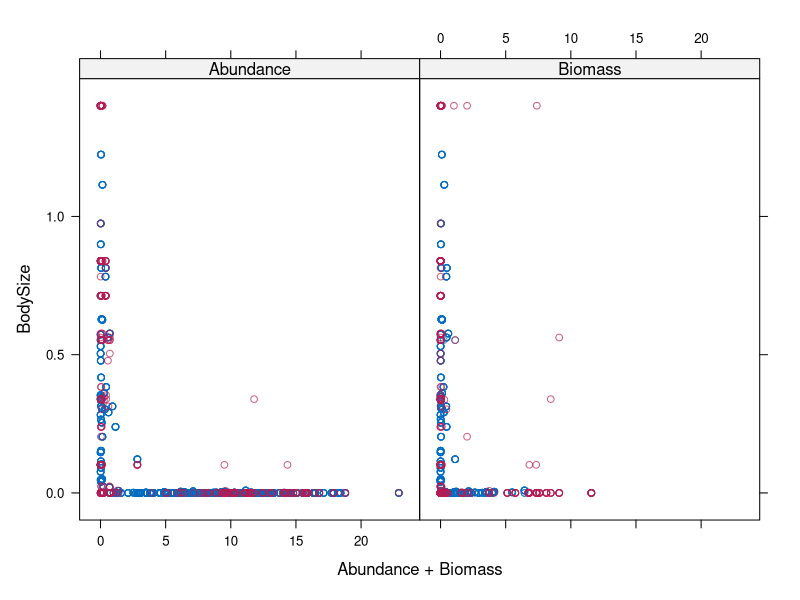
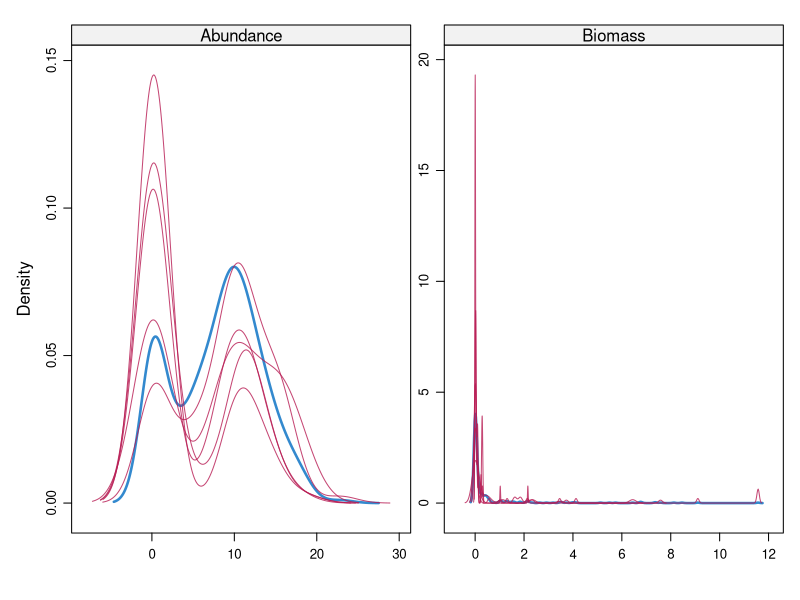
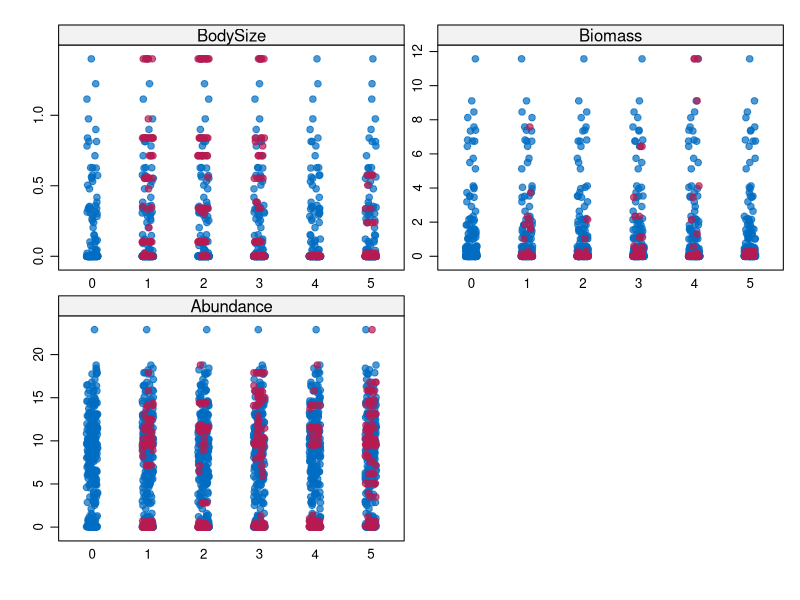
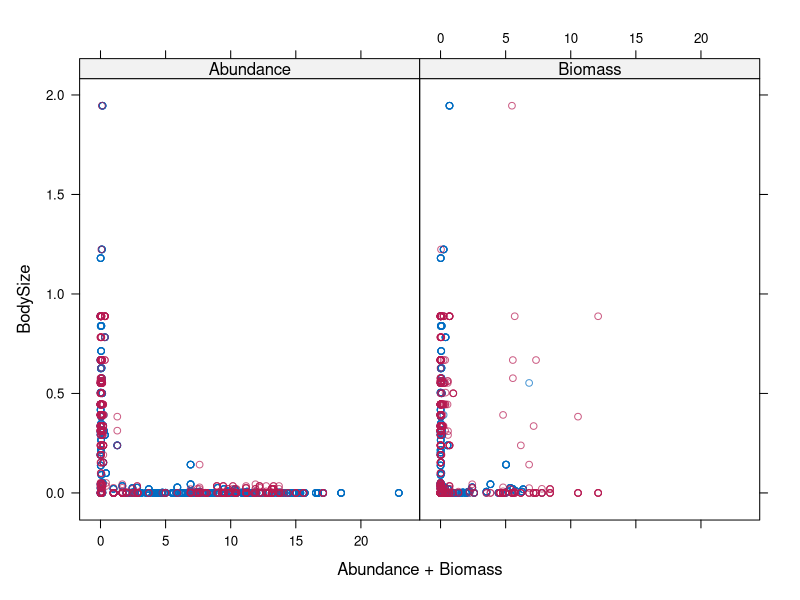
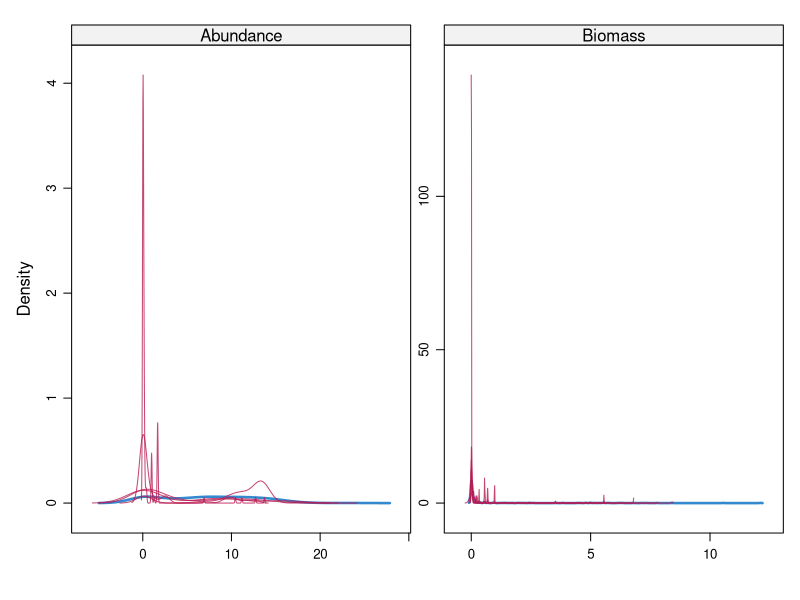
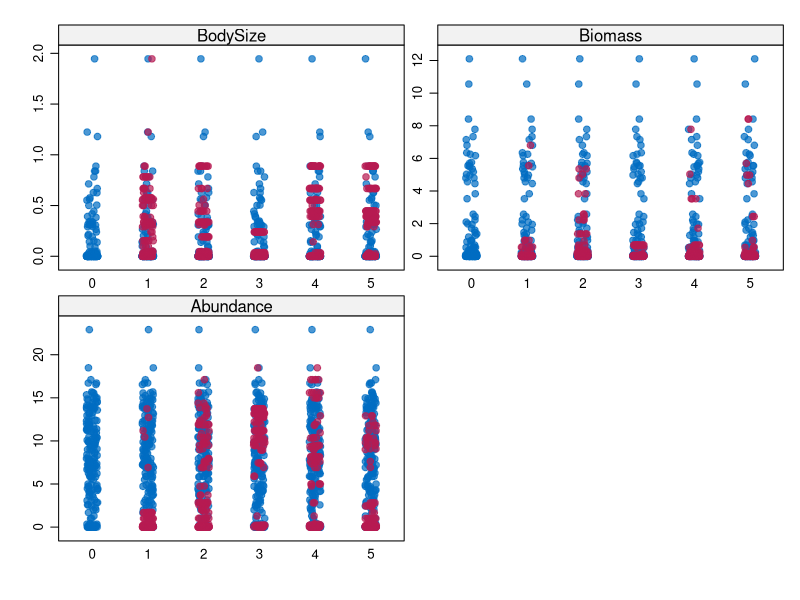
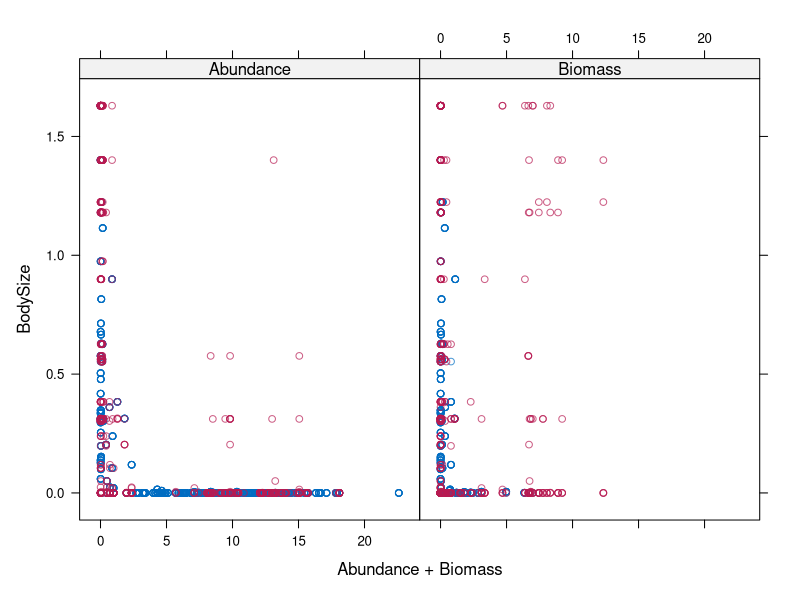
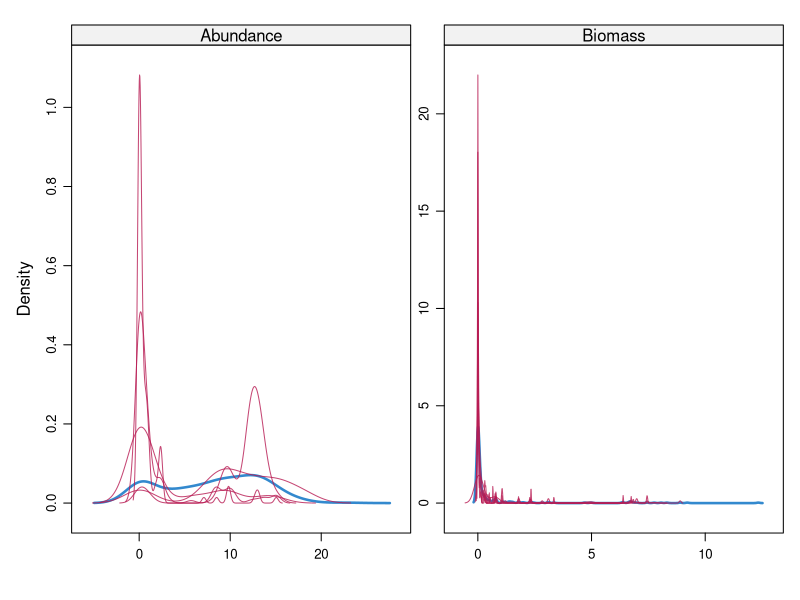

Recreate these plots in R, in order.
# Script for Parasite list
library(tidyverse)
library(VIM)
library(gdata)

# set enviro
rm(list=ls())
set.seed(12)

# Read
bsq <- read.csv("data/interactionwebdb/Carpinteria/BSQweb_Nodes.csv")
csm <- read.csv("data/interactionwebdb/Carpinteria/CSMweb_Nodes.csv")
epb <- read.csv("data/interactionwebdb/Carpinteria/EPBweb_Nodes.csv")

bsq_wrk <- 
  bsq %>% # dplyr::select and rename some variables
  dplyr::select(WorkingName, FunctionalGroup = ConsumerStrategy.stage., Resolution, BodySize = BodySize.g., 
         Biomass = Biomass.kg.ha., Abundance = Abundance.no..ha., 
           Kingdom:SpecificEpithet) %>% 
  mutate(BodySize = BodySize / 1000) # change BodySize from g to Kg

# ## only 50% of data is complete for impute...
# bsq_plot <- aggr(bsq_wrk[,4:6], col=c('navyblue','red'), 
#                  numbers=TRUE, sortVars=TRUE, labels=names(bsq_wrk[, 4:6]), 
#                  cex.axis=.7, gap=3, ylab=c("Histogram of missing data for BSQ nodes original data","Pattern"))

bsq_new <- 
  bsq_wrk %>% 
## if BodySize = NA & if Biomass & Abundance != NA then BodySize = Biomass/Abundance - else do nothing
mutate(BodySizeNew = case_when(!is.na(Abundance & Biomass) ~ Biomass / Abundance),
## if Abundance = NA and BodySize & Biomass != NA then Abundance = Biomass/BodySize - else do nothing
      AbundanceNew = case_when(!is.na(BodySize & Biomass) ~ Biomass / BodySize),
## if Biomass = NA and BodySize & Abundance != NA then Biomass = Abundance * BodySize - else do nothing
      BiomassNew = case_when(!is.na(Abundance & BodySize) ~ Abundance * BodySize)) %>% 
## join the columns of new and old together use coalesce() -- Biomass + BiomassNew...
## this selects the original value first so only values that are missing from original dataset and then computed are selected  
mutate(BodySize_Work = coalesce(BodySize, BodySizeNew),
       Biomass_Work = coalesce(Biomass, BiomassNew),
       Abundance_Work = coalesce(Abundance, AbundanceNew)) %>% 
## now dplyr::select and rename the new working colums to replace the old incomplete data set
dplyr::select(WorkingName, FunctionalGroup, Resolution, BodySize = BodySize_Work, 
       Biomass = Biomass_Work, Abundance = Abundance_Work, 
       Kingdom:SpecificEpithet)

# ## 75% of data is now complete for imputation...
# bsq_new_plot <- aggr(bsq_new[,4:6], col=c('navyblue','red'),
#                  numbers=TRUE, sortVars=TRUE, labels=names(bsq_new[, 4:6]),
#                  cex.axis=.7, gap=3, ylab=c("Histogram of missing data for BSQ nodes new data","Pattern"))

###################

csm_wrk <- 
  csm %>% # dplyr::select and rename some variables
  dplyr::select(WorkingName, FunctionalGroup = ConsumerStrategy.stage., Resolution, BodySize = BodySize.g., 
         Biomass = Biomass.kg.ha., Abundance = Abundance.no..ha., 
         Kingdom:SpecificEpithet) %>% 
  mutate(BodySize = BodySize / 1000) # change BodySize from g to Kg

# ## only 49% of data is complete for impute...
# csm_plot <- aggr(csm_wrk[,4:6], col=c('navyblue','red'), 
#                  numbers=TRUE, sortVars=TRUE, labels=names(csm_wrk[, 4:6]), 
#                  cex.axis=.7, gap=3, ylab=c("Histogram of missing data for CSM nodes original data","Pattern"))

csm_new <- 
  csm_wrk %>% 
  ## if BodySize = NA & if Biomass & Abundance != NA then BodySize = Biomass/Abundance - else do nothing
  mutate(BodySizeNew = case_when(!is.na(Abundance & Biomass) ~ Biomass / Abundance),
         ## if Abundance = NA and BodySize & Biomass != NA then Abundance = Biomass/BodySize - else do nothing
         AbundanceNew = case_when(!is.na(BodySize & Biomass) ~ Biomass / BodySize),
         ## if Biomass = NA and BodySize & Abundance != NA then Biomass = Abundance * BodySize - else do nothing
         BiomassNew = case_when(!is.na(Abundance & BodySize) ~ Abundance * BodySize)) %>% 
  ## join the columns of new and old together use coalesce -- Biomass + BiomassNew...
  ## this selects the original value first so only values that are missing from original dataset and then computed are selected  
  mutate(BodySize_Work = coalesce(BodySize, BodySizeNew),
         Biomass_Work = coalesce(Biomass, BiomassNew),
         Abundance_Work = coalesce(Abundance, AbundanceNew)) %>% 
  ## now dplyr::select and rename the new working colums to replace the old incomplete data set
  dplyr::select(WorkingName, FunctionalGroup, Resolution, BodySize = BodySize_Work, 
         Biomass = Biomass_Work, Abundance = Abundance_Work, 
         Kingdom:SpecificEpithet)

# ## 74% of data is now complete for imputation...
# csm_new_plot <- aggr(csm_new[,4:6], col=c('navyblue','red'),
#                      numbers=TRUE, sortVars=TRUE, labels=names(csm_new[, 4:6]),
#                      cex.axis=.7, gap=3, ylab=c("Histogram of missing data for CSM nodes new data","Pattern"))

###################

epb_wrk <- 
  epb %>% # dplyr::select and rename some variables
  dplyr::select(WorkingName, FunctionalGroup = ConsumerStrategy.stage., Resolution, BodySize = BodySize.g., 
         Biomass = Biomass.kg.ha., Abundance = Abundance.no..ha., 
         Kingdom:SpecificEpithet) %>% 
  mutate(BodySize = BodySize / 1000) # change BodySize from g to Kg

# ## only 50% of data is complete for impute...
# epb_plot <- aggr(epb_wrk[,4:6], col=c('navyblue','red'), 
#                  numbers=TRUE, sortVars=TRUE, labels=names(epb_wrk[, 4:6]), 
#                  cex.axis=.7, gap=3, ylab=c("Histogram of missing data for EPB nodes original data","Pattern"))

epb_new <- 
  epb_wrk %>% 
  ## if BodySize = NA & if Biomass & Abundance != NA then BodySize = Biomass/Abundance - else do nothing
  mutate(BodySizeNew = case_when(!is.na(Abundance & Biomass) ~ Biomass / Abundance),
         ## if Abundance = NA and BodySize & Biomass != NA then Abundance = Biomass/BodySize - else do nothing
         AbundanceNew = case_when(!is.na(BodySize & Biomass) ~ Biomass / BodySize),
         ## if Biomass = NA and BodySize & Abundance != NA then Biomass = Abundance * BodySize - else do nothing
         BiomassNew = case_when(!is.na(Abundance & BodySize) ~ Abundance * BodySize)) %>% 
  ## join the columns of new and old together use coalesce -- Biomass + BiomassNew...
  
  ## this selects the original value first so only values that are missing from original dataset and then computed are selected  
  mutate(BodySize_Work = coalesce(BodySize, BodySizeNew),
         Biomass_Work = coalesce(Biomass, BiomassNew),
         Abundance_Work = coalesce(Abundance, AbundanceNew)) %>% 
  ## now dplyr::select and rename the new working colums to replace the old incomplete data set
  dplyr::select(WorkingName, FunctionalGroup, Resolution, BodySize = BodySize_Work, 
         Biomass = Biomass_Work, Abundance = Abundance_Work, 
         Kingdom:SpecificEpithet)

# ## 75% of data is now complete for imputation...
# epb_new_plot <- aggr(epb_new[,4:6], col=c('navyblue','red'),
#                      numbers=TRUE, sortVars=TRUE, labels=names(epb_new[, 4:6]),
#                      cex.axis=.7, gap=3, ylab=c("Histogram of missing data for EPB nodes new data","Pattern"))

library(mice)
## non phylo imputation using logged values of imputeation variables to reduce colinearity

## non-phylo imputation epb
epb_imp <- epb_new %>% dplyr::select(BodySize, Biomass, Abundance) %>% 
  mutate(BodySize = log(BodySize + 1), Biomass = log(Biomass + 1), Abundance = log(Abundance + 1))
epb_imp <- mice(epb_imp, m = 5, method = "pmm")
xyplot(epb_imp, BodySize ~ Abundance + Biomass)
densityplot(epb_imp, BodySize ~ Abundance + Biomass)
stripplot(epb_imp, pch = 20, cex = 1.2)
epb_imp <- complete(epb_imp)

## non-phylo imputation csm
csm_imp <- csm_new %>% dplyr::select(BodySize, Biomass, Abundance) %>% 
  mutate(BodySize = log(BodySize + 1), Biomass = log(Biomass + 1), Abundance = log(Abundance + 1))
csm_imp <- mice(csm_imp, m = 5, method = "pmm")
xyplot(csm_imp, BodySize ~ Abundance + Biomass)
densityplot(csm_imp, BodySize ~ Abundance + Biomass)
stripplot(csm_imp, pch = 20, cex = 1.2)
csm_imp <- complete(csm_imp)

## non-phylo imputation bsq
bsq_imp <- bsq_new %>% dplyr::select(BodySize, Biomass, Abundance) %>% 
  mutate(BodySize = log(BodySize + 1), Biomass = log(Biomass + 1), Abundance = log(Abundance + 1))
bsq_imp <- mice(bsq_imp, m = 5, method = "pmm")
xyplot(bsq_imp, BodySize ~ Abundance + Biomass)
densityplot(bsq_imp, BodySize ~ Abundance + Biomass)
stripplot(bsq_imp, pch = 20, cex = 1.2)
bsq_imp <- complete(bsq_imp)

# transform back
epb_imp <- epb_new %>% dplyr::select(BodySize, Biomass, Abundance) %>% 
  mutate(BodySize = exp(BodySize - 1), Biomass = exp(Biomass - 1), Abundance = exp(Abundance - 1))

csm_imp <- csm_new %>% dplyr::select(BodySize, Biomass, Abundance) %>% 
  mutate(BodySize = exp(BodySize - 1), Biomass = exp(Biomass - 1), Abundance = exp(Abundance - 1))

bsq_imp <- bsq_new %>% dplyr::select(BodySize, Biomass, Abundance) %>% 
  mutate(BodySize = exp(BodySize - 1), Biomass = exp(Biomass - 1), Abundance = exp(Abundance - 1))


keep(bsq_imp, csm_imp, epb_imp,
     bsq, csm, epb, sure = T)


## gplot functional space values
# ## psuedo replication?
# ggplot(NULL, aes(x = log10(BodySize), y = log10(Abundance), colour = FunctionalGroup)) +
#   geom_point(data = csm_wrk, shape = 16) +
#   geom_point(data = bsq_wrk, shape = 17) +
#   geom_point(data = epb_wrk, shape = 23) + 
#   facet_wrap(~ FunctionalGroup)
# 
# 
